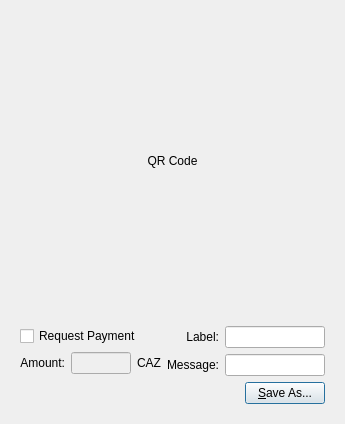
<?xml version="1.0" encoding="UTF-8"?>
<ui version="4.0">
 <class>QRCodeDialog</class>
 <widget class="QDialog" name="QRCodeDialog">
  <property name="geometry">
   <rect>
    <x>0</x>
    <y>0</y>
    <width>320</width>
    <height>404</height>
   </rect>
  </property>
  <property name="windowTitle">
   <string>Dialog</string>
  </property>
  <layout class="QVBoxLayout" name="verticalLayout_3">
   <item>
    <widget class="QLabel" name="lblQRCode">
     <property name="sizePolicy">
      <sizepolicy hsizetype="Expanding" vsizetype="Expanding">
       <horstretch>0</horstretch>
       <verstretch>0</verstretch>
      </sizepolicy>
     </property>
     <property name="minimumSize">
      <size>
       <width>300</width>
       <height>300</height>
      </size>
     </property>
     <property name="text">
      <string>QR Code</string>
     </property>
     <property name="alignment">
      <set>Qt::AlignCenter</set>
     </property>
     <property name="wordWrap">
      <bool>true</bool>
     </property>
    </widget>
   </item>
   <item>
    <widget class="QWidget" name="widget" native="true">
     <layout class="QVBoxLayout" name="verticalLayout_2">
      <item>
       <layout class="QHBoxLayout" name="horizontalLayout_2">
        <item>
         <layout class="QVBoxLayout" name="verticalLayout">
          <item>
           <widget class="QCheckBox" name="chkReqPayment">
            <property name="enabled">
             <bool>true</bool>
            </property>
            <property name="text">
             <string>Request Payment</string>
            </property>
           </widget>
          </item>
          <item>
           <layout class="QHBoxLayout" name="horizontalLayout">
            <item>
             <widget class="QLabel" name="lblAmount">
              <property name="sizePolicy">
               <sizepolicy hsizetype="Preferred" vsizetype="Maximum">
                <horstretch>0</horstretch>
                <verstretch>0</verstretch>
               </sizepolicy>
              </property>
              <property name="text">
               <string>Amount:</string>
              </property>
              <property name="alignment">
               <set>Qt::AlignRight|Qt::AlignTrailing|Qt::AlignVCenter</set>
              </property>
              <property name="buddy">
               <cstring>lnReqAmount</cstring>
              </property>
             </widget>
            </item>
            <item>
             <widget class="QLineEdit" name="lnReqAmount">
              <property name="enabled">
               <bool>false</bool>
              </property>
              <property name="minimumSize">
               <size>
                <width>60</width>
                <height>0</height>
               </size>
              </property>
              <property name="alignment">
               <set>Qt::AlignRight|Qt::AlignTrailing|Qt::AlignVCenter</set>
              </property>
             </widget>
            </item>
            <item>
             <widget class="QLabel" name="lblBTC">
              <property name="sizePolicy">
               <sizepolicy hsizetype="Preferred" vsizetype="Maximum">
                <horstretch>0</horstretch>
                <verstretch>0</verstretch>
               </sizepolicy>
              </property>
              <property name="text">
               <string>CAZ</string>
              </property>
              <property name="buddy">
               <cstring>lnReqAmount</cstring>
              </property>
             </widget>
            </item>
           </layout>
          </item>
         </layout>
        </item>
        <item>
         <layout class="QGridLayout" name="gridLayout">
          <item row="0" column="0">
           <widget class="QLabel" name="lblLabel">
            <property name="text">
             <string>Label:</string>
            </property>
            <property name="alignment">
             <set>Qt::AlignRight|Qt::AlignTrailing|Qt::AlignVCenter</set>
            </property>
            <property name="buddy">
             <cstring>lnLabel</cstring>
            </property>
           </widget>
          </item>
          <item row="0" column="1">
           <widget class="QLineEdit" name="lnLabel">
            <property name="minimumSize">
             <size>
              <width>100</width>
              <height>0</height>
             </size>
            </property>
           </widget>
          </item>
          <item row="1" column="0">
           <widget class="QLabel" name="lblMessage">
            <property name="text">
             <string>Message:</string>
            </property>
            <property name="alignment">
             <set>Qt::AlignRight|Qt::AlignTrailing|Qt::AlignVCenter</set>
            </property>
            <property name="buddy">
             <cstring>lnMessage</cstring>
            </property>
           </widget>
          </item>
          <item row="1" column="1">
           <widget class="QLineEdit" name="lnMessage">
            <property name="minimumSize">
             <size>
              <width>100</width>
              <height>0</height>
             </size>
            </property>
           </widget>
          </item>
         </layout>
        </item>
       </layout>
      </item>
      <item>
       <layout class="QHBoxLayout" name="horizontalLayout_3">
        <item>
         <spacer name="horizontalSpacer">
          <property name="orientation">
           <enum>Qt::Horizontal</enum>
          </property>
          <property name="sizeHint" stdset="0">
           <size>
            <width>40</width>
            <height>20</height>
           </size>
          </property>
         </spacer>
        </item>
        <item>
         <widget class="QPushButton" name="btnSaveAs">
          <property name="text">
           <string>&amp;Save As...</string>
          </property>
         </widget>
        </item>
       </layout>
      </item>
     </layout>
    </widget>
   </item>
  </layout>
 </widget>
 <resources/>
 <connections>
  <connection>
   <sender>chkReqPayment</sender>
   <signal>clicked(bool)</signal>
   <receiver>lnReqAmount</receiver>
   <slot>setEnabled(bool)</slot>
   <hints>
    <hint type="sourcelabel">
     <x>92</x>
     <y>285</y>
    </hint>
    <hint type="destinationlabel">
     <x>98</x>
     <y>311</y>
    </hint>
   </hints>
  </connection>
 </connections>
</ui>
